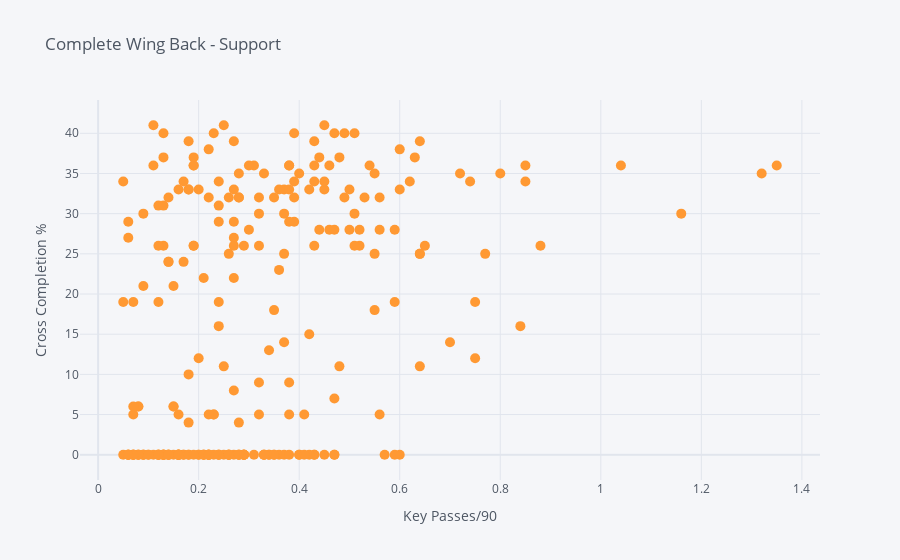

The notebook cell this image was saved under:
### Code cell
df.iplot(kind='scatter',x='K Ps/90',y='Cr C/A',
           mode='markers',text='Name',size=10,
          xTitle='Key Passes/90',yTitle='Cross Completion %',title='Complete Wing Back - Support')

### Figure 1 — Plotly figure (JSON) as saved in the notebook; plotly's stock layout.template omitted (floating-point values rounded to 4 significant figures; data arrays with more than 128 entries replaced by an {"elided": "..."} marker saying what was removed)
{"data": [{"line": {"color": "rgba(255, 153, 51, 1.0)", "dash": "solid", "shape": "linear", "width": 1.3}, "marker": {"size": 10, "symbol": "circle"}, "mode": "markers", "name": "Cr C/A", "text": {"elided": "272 str values"}, "type": "scatter", "x": {"elided": "272 str values"}, "y": {"elided": "272 str values"}}], "layout": {"legend": {"bgcolor": "#F5F6F9", "font": {"color": "#4D5663"}}, "paper_bgcolor": "#F5F6F9", "plot_bgcolor": "#F5F6F9", "title": {"font": {"color": "#4D5663"}, "text": "Complete Wing Back - Support"}, "xaxis": {"gridcolor": "#E1E5ED", "showgrid": true, "tickfont": {"color": "#4D5663"}, "title": {"font": {"color": "#4D5663"}, "text": "Key Passes/90"}, "zerolinecolor": "#E1E5ED"}, "yaxis": {"gridcolor": "#E1E5ED", "showgrid": true, "tickfont": {"color": "#4D5663"}, "title": {"font": {"color": "#4D5663"}, "text": "Cross Completion %"}, "zerolinecolor": "#E1E5ED"}}}
